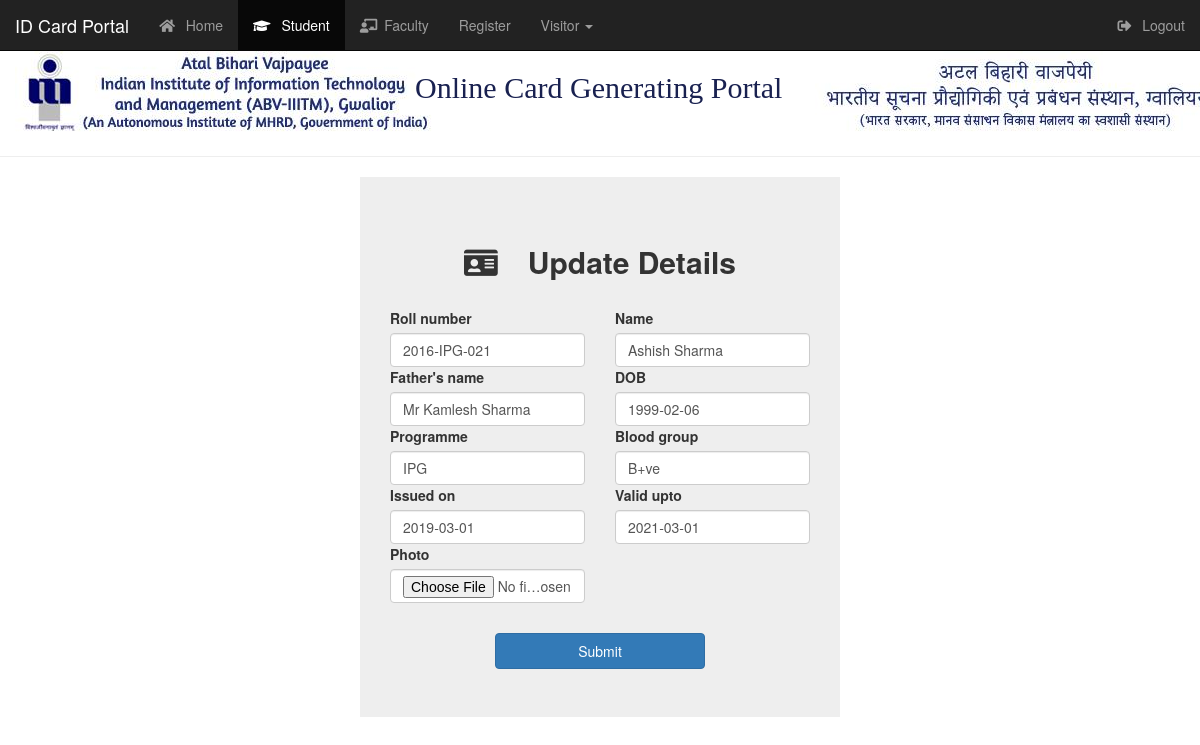
Screenshot of /update/2016-IPG-021 (signed in) with the database file from the repository.
### card/models.py (models this page shows, shortened)
class Card_detail(models.Model):
    roll_no=models.CharField(max_length=256,primary_key=True)
    name=models.CharField(max_length=256)
    father_name=models.CharField(max_length=256)
    dob=models.DateField()
    programme=models.CharField(max_length=256)
    blood_group=models.CharField(max_length=256)
    issued_on=models.DateField()
    valid_upto=models.DateField()
    pic = models.ImageField(upload_to = 'images/',null=True,verbose_name="")
    class Meta:
        ordering = ["roll_no"]

### card/views.py (the view)
# urls.py: path('update/<pk>',views.Update_student.as_view(),name='update_student'),
class Update_student(LoginRequiredMixin,UpdateView):
	form_class=forms.Card_detail_form
	model=models.Card_detail
	template_name='card/update.html'

### card/forms.py
class Card_detail_form(forms.ModelForm):
   class Meta():
       model=Card_detail
       fields='__all__'
       widgets={
       'roll_no':forms.TextInput(attrs={'placeholder':'Roll Number','class':'form-control'}),
       'name':forms.TextInput(attrs={'placeholder':'Name','class':'form-control'}),
       'father_name':forms.TextInput(attrs={'placeholder':'Father\'s Name','class':'form-control'}),
       'dob':forms.TextInput(attrs={'placeholder':'Date of Birth','class':'form-control','id':'datepicker1'}),
       'programme':forms.TextInput(attrs={'placeholder':'Programme','class':'form-control'}),
       'blood_group':forms.TextInput(attrs={'placeholder':'Blood Group','class':'form-control'}),
       'valid_upto':forms.TextInput(attrs={'placeholder':'Valid Upto','class':'form-control','id':'datepicker'}),
       'issued_on':forms.TextInput(attrs={'placeholder':'issued_on','class':'form-control','id':'datepicker2'}),
       'pic':forms.FileInput(attrs={'name':'pic','paceholder':'Photo','class':'form-control'}),
       }

### templates/card/update.html (shortened to what this page needs)
{%extends 'card/base.html'%}
{%load static%}
{% block active%}
      <li><a href="{%url 'index'%}"><i class="fas fa-home"></i>&ensp; Home</a></li>
      <li class="active"><a href="{%url 'list_student'%}"><i class="fas fa-graduation-cap"></i>&ensp; Student</a></li>
      <li><a href="{%url 'list_employee'%}"><i class="fas fa-chalkboard-teacher"></i>&ensp;Faculty</a></li>
      <li><a href="{%url 'add_new'%}">Register</a></li>
      <li class="dropdown">
        <a class="dropdown-toggle " data-toggle="dropdown" href="#">Visitor
        <span class="caret"></span></a>
      </li>
    </ul>
  {% endblock active %}
{%block content%}
<head>
  <link rel="stylesheet" href="https://maxcdn.bootstrapcdn.com/bootstrap/3.3.7/css/bootstrap.min.css">
  <link rel="stylesheet" href="https://use.fontawesome.com/releases/v5.6.3/css/all.css">
  <link rel="stylesheet" href="//code.jquery.com/ui/1.12.1/themes/base/jquery-ui.css">
</head>
<body>
    <div class="container jumbotron" style="width: 40%;">
    	<h2 style="text-align: center; font-weight: bold;"><i class="fas fa-id-card"></i>&ensp;&ensp;Update Details</h2>
        <form method="post" enctype="multipart/form-data">
            <div class="row" style="margin-top: 30px;">
                <div class="col-sm-6">
                    <label for="roll_no">Roll number</label>
                    {{form.roll_no}}
                </div>
                <div class="col-sm-6">
                    <label for="inputname">Name</label>
                    {{form.name}}
                </div>
                <div class="col-sm-6">
                    <label for="inputname">Father's name</label>
                    {{form.father_name}}
                </div>
                <div class="col-sm-6">
                    <label for="dob">DOB</label>
                    {{form.dob}}
                </div>
                <div class="col-sm-6">
                    <label for="programme">Programme</label>
                    {{form.programme}}
                </div>
                <div class="col-sm-6">
                    <label for="blood_group">Blood group</label>
                    {{form.blood_group}}
                </div>
                <div class="col-sm-6">
                    <label for="issue">Issued on</label>
                    {{form.issued_on}}
                </div>
                <div class="col-sm-6">
                    <label for="valid">Valid upto</label>
                    {{form.valid_upto}}
                </div>
                <div class="col-sm-6">
                    <label for="photo">Photo</label>
                    {{form.pic}}
                 </div>
                <div class="col-sm-12"  style="text-align: center;margin-top: 30px;">
                    <button type="submit" class="btn btn-primary" style="width: 50%;">Submit</button>
                </div>
            </div>
        </form>
    </div>
</body>
{% endblock %}

### templates/card/base.html (style rules this page uses)
body { padding-top: 51px; }
.row { margin: 0; padding: 0 }
.btn { font-weight: 700; height: 36px; -moz-user-select: none; -webkit-user-select: none; user-select: none; cursor: default; }

### templates/card/update.html (style rules this page uses)
body { padding-top: 51px; }
.row { margin: 0; padding: 0 }

### rows the page displays
Card_detail: roll_no "2016-IPG-021", name "Ashish Sharma", father_name "Mr Kamlesh Sharma", dob "1999-02-06", programme "IPG", blood_group "B+ve", issued_on "2019-03-01", valid_upto "2021-03-01"
